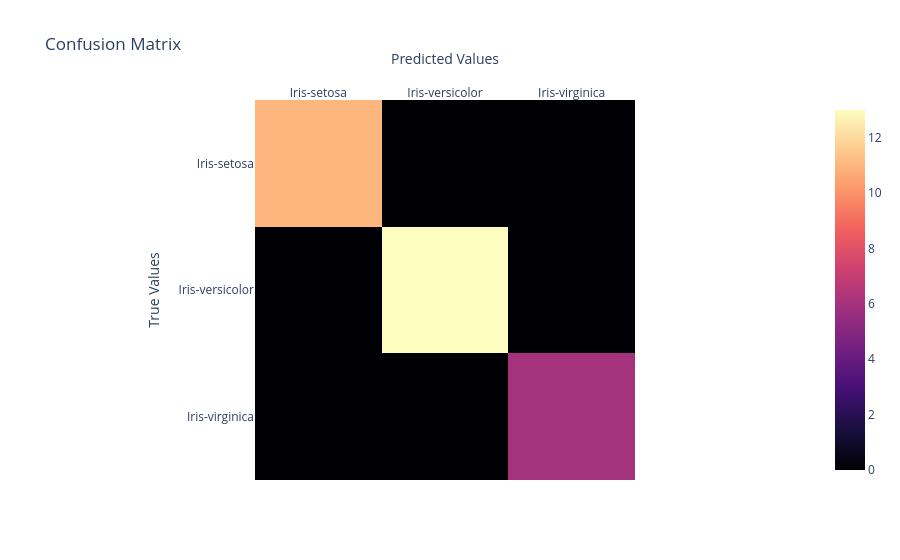

The cell this chart's notebook holds for it:
### Code cell
report = classification_report(y_test, y_pred)
print('Classification report : \n', report)

conf_mat = confusion_matrix(y_test, y_pred)
fig = px.imshow(conf_mat, labels=dict(x='Predicted Values', y='True Values'),
                 title='Confusion Matrix',
                 x=target_names,
                 y=target_names,
                 color_continuous_scale='Magma')
fig.update_xaxes(side="top")
fig.show()

### Figure 1 — Plotly figure (JSON) as saved in the notebook; plotly's stock layout.template omitted (floating-point values rounded to 4 significant figures)
{"data": [{"coloraxis": "coloraxis", "hovertemplate": "Predicted Values: %{x}<br>True Values: %{y}<br>color: %{z}<extra></extra>", "name": "0", "type": "heatmap", "x": ["Iris-setosa", "Iris-versicolor", "Iris-virginica"], "xaxis": "x", "y": ["Iris-setosa", "Iris-versicolor", "Iris-virginica"], "yaxis": "y", "z": [[11, 0, 0], [0, 13, 0], [0, 0, 6]]}], "layout": {"coloraxis": {"colorscale": [[0, "#000004"], [0.1111, "#180f3d"], [0.2222, "#440f76"], [0.3333, "#721f81"], [0.4444, "#9e2f7f"], [0.5556, "#cd4071"], [0.6667, "#f1605d"], [0.7778, "#fd9668"], [0.8889, "#feca8d"], [1, "#fcfdbf"]]}, "title": {"text": "Confusion Matrix"}, "xaxis": {"anchor": "y", "constrain": "domain", "domain": [0, 1], "scaleanchor": "y", "side": "top", "title": {"text": "Predicted Values"}}, "yaxis": {"anchor": "x", "autorange": "reversed", "constrain": "domain", "domain": [0, 1], "title": {"text": "True Values"}}}}
